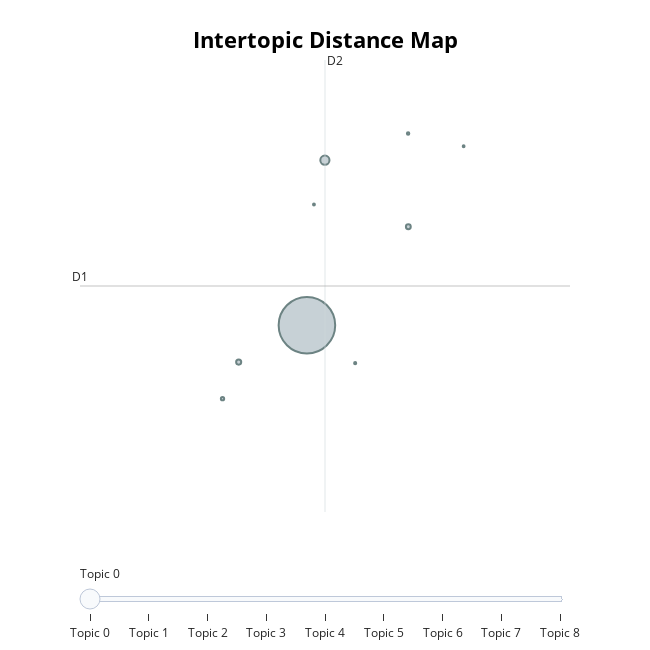
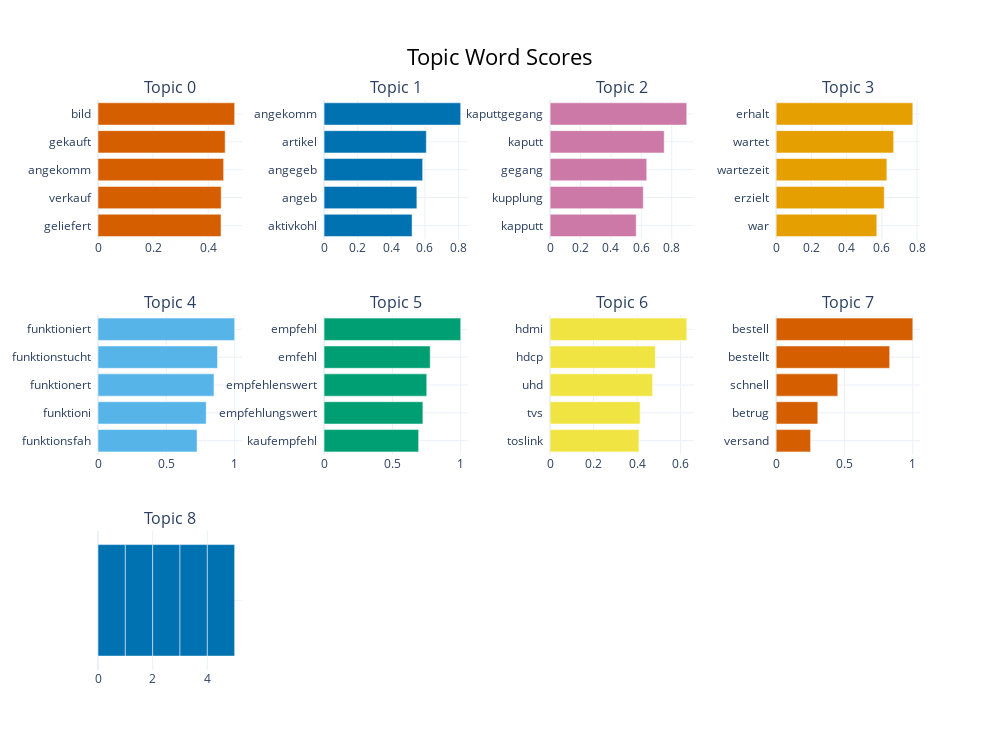

Notebook cell for these charts, in order:
### Markdown cell above
#### **Visualization of German topic space**

We visualize the German topics in a 2D projection to see how well-separated they are. In the bar chart, we can inspect particular words in those clusters along with their significance.

### Code cell
fig_map = topic_model_german.visualize_topics()
fig_map.show()

fig_bar = topic_model_german.visualize_barchart(top_n_topics=10)
fig_bar.show()

### Figure 1 — Plotly figure (JSON) as saved in the notebook; plotly's stock layout.template omitted (floating-point values rounded to 4 significant figures)
{"data": [{"customdata": [[0, "bild | gekauft | angekomm | verkauf | geliefert", 20505], [1, "angekomm | artikel | angegeb | angeb | aktivkohl", 537], [2, "kaputtgegang | kaputt | gegang | kupplung | kapputt", 167], [3, "erhalt | wartet | wartezeit | erzielt | war", 151], [4, "funktioniert | funktionstucht | funktionert | funktioni | funktionsfah", 70], [5, "empfehl | emfehl | empfehlenswert | empfehlungswert | kaufempfehl", 37], [6, "hdmi | hdcp | uhd | tvs | toslink", 29], [7, "bestell | bestellt | schnell | betrug | versand", 22], [8, " |  |  |  | ", 21]], "hovertemplate": "<b>Topic %{customdata[0]}</b><br>%{customdata[1]}<br>Size: %{customdata[2]}", "legendgroup": "", "marker": {"color": "#B0BEC5", "size": [20505, 537, 167, 151, 70, 37, 29, 22, 21], "sizemode": "area", "sizeref": 12.82, "symbol": "circle", "line": {"color": "DarkSlateGrey", "width": 2}}, "mode": "markers", "name": "", "orientation": "v", "showlegend": false, "x": [-8.016, -7.849, -8.647, -7.077, -8.797, -7.079, -7.569, -7.95, -6.565], "xaxis": "x", "y": [-7.463, -5.657, -7.866, -6.385, -8.266, -5.366, -7.877, -6.141, -5.504], "yaxis": "y", "type": "scatter"}], "layout": {"xaxis": {"anchor": "y", "domain": [0.0, 1.0], "title": {"text": ""}, "visible": false, "range": [-10.12, -5.58]}, "yaxis": {"anchor": "x", "domain": [0.0, 1.0], "title": {"text": ""}, "visible": false, "range": [-9.506, -4.561]}, "legend": {"tracegroupgap": 0, "itemsizing": "constant"}, "margin": {"t": 60}, "title": {"font": {"size": 22, "color": "Black"}, "text": "<b>Intertopic Distance Map</b>", "y": 0.95, "x": 0.5, "xanchor": "center", "yanchor": "top"}, "hoverlabel": {"font": {"size": 16, "family": "Rockwell"}, "bgcolor": "white"}, "width": 650, "height": 650, "sliders": [{"active": 0, "pad": {"t": 50}, "steps": [{"args": [{"marker.color": [["red", "#B0BEC5", "#B0BEC5", "#B0BEC5", "#B0BEC5", "#B0BEC5", "#B0BEC5", "#B0BEC5", "#B0BEC5"]]}], "label": "Topic 0", "method": "update"}, {"args": [{"marker.color": [["#B0BEC5", "red", "#B0BEC5", "#B0BEC5", "#B0BEC5", "#B0BEC5", "#B0BEC5", "#B0BEC5", "#B0BEC5"]]}], "label": "Topic 1", "method": "update"}, {"args": [{"marker.color": [["#B0BEC5", "#B0BEC5", "red", "#B0BEC5", "#B0BEC5", "#B0BEC5", "#B0BEC5", "#B0BEC5", "#B0BEC5"]]}], "label": "Topic 2", "method": "update"}, {"args": [{"marker.color": [["#B0BEC5", "#B0BEC5", "#B0BEC5", "red", "#B0BEC5", "#B0BEC5", "#B0BEC5", "#B0BEC5", "#B0BEC5"]]}], "label": "Topic 3", "method": "update"}, {"args": [{"marker.color": [["#B0BEC5", "#B0BEC5", "#B0BEC5", "#B0BEC5", "red", "#B0BEC5", "#B0BEC5", "#B0BEC5", "#B0BEC5"]]}], "label": "Topic 4", "method": "update"}, {"args": [{"marker.color": [["#B0BEC5", "#B0BEC5", "#B0BEC5", "#B0BEC5", "#B0BEC5", "red", "#B0BEC5", "#B0BEC5", "#B0BEC5"]]}], "label": "Topic 5", "method": "update"}, {"args": [{"marker.color": [["#B0BEC5", "#B0BEC5", "#B0BEC5", "#B0BEC5", "#B0BEC5", "#B0BEC5", "red", "#B0BEC5", "#B0BEC5"]]}], "label": "Topic 6", "method": "update"}, {"args": [{"marker.color": [["#B0BEC5", "#B0BEC5", "#B0BEC5", "#B0BEC5", "#B0BEC5", "#B0BEC5", "#B0BEC5", "red", "#B0BEC5"]]}], "label": "Topic 7", "method": "update"}, {"args": [{"marker.color": [["#B0BEC5", "#B0BEC5", "#B0BEC5", "#B0BEC5", "#B0BEC5", "#B0BEC5", "#B0BEC5", "#B0BEC5", "red"]]}], "label": "Topic 8", "method": "update"}]}], "shapes": [{"line": {"color": "#CFD8DC", "width": 2}, "type": "line", "x0": -7.848, "x1": -7.848, "y0": -9.506, "y1": -4.561}, {"line": {"color": "#9E9E9E", "width": 2}, "type": "line", "x0": -10.12, "x1": -5.58, "y0": -7.033, "y1": -7.033}], "annotations": [{"showarrow": false, "text": "D1", "x": -10.12, "y": -7.033, "yshift": 10}, {"showarrow": false, "text": "D2", "x": -7.848, "xshift": 10, "y": -4.561}]}}

### Figure 2 — Plotly figure (JSON) as saved in the notebook; plotly's stock layout.template omitted (floating-point values rounded to 4 significant figures)
{"data": [{"marker": {"color": "#D55E00"}, "orientation": "h", "x": [0.4465, 0.447, 0.456, 0.4615, 0.496], "y": ["geliefert  ", "verkauf  ", "angekomm  ", "gekauft  ", "bild  "], "type": "bar", "xaxis": "x", "yaxis": "y"}, {"marker": {"color": "#0072B2"}, "orientation": "h", "x": [0.5233, 0.5517, 0.5861, 0.6081, 0.8123], "y": ["aktivkohl  ", "angeb  ", "angegeb  ", "artikel  ", "angekomm  "], "type": "bar", "xaxis": "x2", "yaxis": "y2"}, {"marker": {"color": "#CC79A7"}, "orientation": "h", "x": [0.5661, 0.6129, 0.6356, 0.7503, 0.8987], "y": ["kapputt  ", "kupplung  ", "gegang  ", "kaputt  ", "kaputtgegang  "], "type": "bar", "xaxis": "x3", "yaxis": "y3"}, {"marker": {"color": "#E69F00"}, "orientation": "h", "x": [0.5713, 0.6137, 0.6285, 0.667, 0.7758], "y": ["war  ", "erzielt  ", "wartezeit  ", "wartet  ", "erhalt  "], "type": "bar", "xaxis": "x4", "yaxis": "y4"}, {"marker": {"color": "#56B4E9"}, "orientation": "h", "x": [0.7251, 0.7917, 0.8487, 0.8747, 1.0], "y": ["funktionsfah  ", "funktioni  ", "funktionert  ", "funktionstucht  ", "funktioniert  "], "type": "bar", "xaxis": "x5", "yaxis": "y5"}, {"marker": {"color": "#009E73"}, "orientation": "h", "x": [0.6921, 0.7233, 0.7515, 0.7768, 1.0], "y": ["kaufempfehl  ", "empfehlungswert  ", "empfehlenswert  ", "emfehl  ", "empfehl  "], "type": "bar", "xaxis": "x6", "yaxis": "y6"}, {"marker": {"color": "#F0E442"}, "orientation": "h", "x": [0.4089, 0.4144, 0.4717, 0.4842, 0.6289], "y": ["toslink  ", "tvs  ", "uhd  ", "hdcp  ", "hdmi  "], "type": "bar", "xaxis": "x7", "yaxis": "y7"}, {"marker": {"color": "#D55E00"}, "orientation": "h", "x": [0.2521, 0.3048, 0.4509, 0.8309, 1.0], "y": ["versand  ", "betrug  ", "schnell  ", "bestellt  ", "bestell  "], "type": "bar", "xaxis": "x8", "yaxis": "y8"}, {"marker": {"color": "#0072B2"}, "orientation": "h", "x": [1.0, 1.0, 1.0, 1.0, 1.0], "y": ["  ", "  ", "  ", "  ", "  "], "type": "bar", "xaxis": "x9", "yaxis": "y9"}], "layout": {"xaxis": {"anchor": "y", "domain": [0.0, 0.175], "showgrid": true}, "yaxis": {"anchor": "x", "domain": [0.7556, 1.0], "showgrid": true}, "xaxis2": {"anchor": "y2", "domain": [0.275, 0.45], "showgrid": true}, "yaxis2": {"anchor": "x2", "domain": [0.7556, 1.0], "showgrid": true}, "xaxis3": {"anchor": "y3", "domain": [0.55, 0.725], "showgrid": true}, "yaxis3": {"anchor": "x3", "domain": [0.7556, 1.0], "showgrid": true}, "xaxis4": {"anchor": "y4", "domain": [0.825, 1.0], "showgrid": true}, "yaxis4": {"anchor": "x4", "domain": [0.7556, 1.0], "showgrid": true}, "xaxis5": {"anchor": "y5", "domain": [0.0, 0.175], "showgrid": true}, "yaxis5": {"anchor": "x5", "domain": [0.3778, 0.6222], "showgrid": true}, "xaxis6": {"anchor": "y6", "domain": [0.275, 0.45], "showgrid": true}, "yaxis6": {"anchor": "x6", "domain": [0.3778, 0.6222], "showgrid": true}, "xaxis7": {"anchor": "y7", "domain": [0.55, 0.725], "showgrid": true}, "yaxis7": {"anchor": "x7", "domain": [0.3778, 0.6222], "showgrid": true}, "xaxis8": {"anchor": "y8", "domain": [0.825, 1.0], "showgrid": true}, "yaxis8": {"anchor": "x8", "domain": [0.3778, 0.6222], "showgrid": true}, "xaxis9": {"anchor": "y9", "domain": [0.0, 0.175], "showgrid": true}, "yaxis9": {"anchor": "x9", "domain": [0.0, 0.2444], "showgrid": true}, "xaxis10": {"anchor": "y10", "domain": [0.275, 0.45], "showgrid": true}, "yaxis10": {"anchor": "x10", "domain": [0.0, 0.2444], "showgrid": true}, "xaxis11": {"anchor": "y11", "domain": [0.55, 0.725], "showgrid": true}, "yaxis11": {"anchor": "x11", "domain": [0.0, 0.2444], "showgrid": true}, "xaxis12": {"anchor": "y12", "domain": [0.825, 1.0], "showgrid": true}, "yaxis12": {"anchor": "x12", "domain": [0.0, 0.2444], "showgrid": true}, "annotations": [{"font": {"size": 16}, "showarrow": false, "text": "Topic 0", "x": 0.0875, "xanchor": "center", "xref": "paper", "y": 1.0, "yanchor": "bottom", "yref": "paper"}, {"font": {"size": 16}, "showarrow": false, "text": "Topic 1", "x": 0.3625, "xanchor": "center", "xref": "paper", "y": 1.0, "yanchor": "bottom", "yref": "paper"}, {"font": {"size": 16}, "showarrow": false, "text": "Topic 2", "x": 0.6375, "xanchor": "center", "xref": "paper", "y": 1.0, "yanchor": "bottom", "yref": "paper"}, {"font": {"size": 16}, "showarrow": false, "text": "Topic 3", "x": 0.9125, "xanchor": "center", "xref": "paper", "y": 1.0, "yanchor": "bottom", "yref": "paper"}, {"font": {"size": 16}, "showarrow": false, "text": "Topic 4", "x": 0.0875, "xanchor": "center", "xref": "paper", "y": 0.6222, "yanchor": "bottom", "yref": "paper"}, {"font": {"size": 16}, "showarrow": false, "text": "Topic 5", "x": 0.3625, "xanchor": "center", "xref": "paper", "y": 0.6222, "yanchor": "bottom", "yref": "paper"}, {"font": {"size": 16}, "showarrow": false, "text": "Topic 6", "x": 0.6375, "xanchor": "center", "xref": "paper", "y": 0.6222, "yanchor": "bottom", "yref": "paper"}, {"font": {"size": 16}, "showarrow": false, "text": "Topic 7", "x": 0.9125, "xanchor": "center", "xref": "paper", "y": 0.6222, "yanchor": "bottom", "yref": "paper"}, {"font": {"size": 16}, "showarrow": false, "text": "Topic 8", "x": 0.0875, "xanchor": "center", "xref": "paper", "y": 0.2444, "yanchor": "bottom", "yref": "paper"}], "title": {"font": {"size": 22, "color": "Black"}, "text": "Topic Word Scores", "x": 0.5, "xanchor": "center", "yanchor": "top"}, "hoverlabel": {"font": {"size": 16, "family": "Rockwell"}, "bgcolor": "white"}, "showlegend": false, "width": 1000, "height": 750}}
